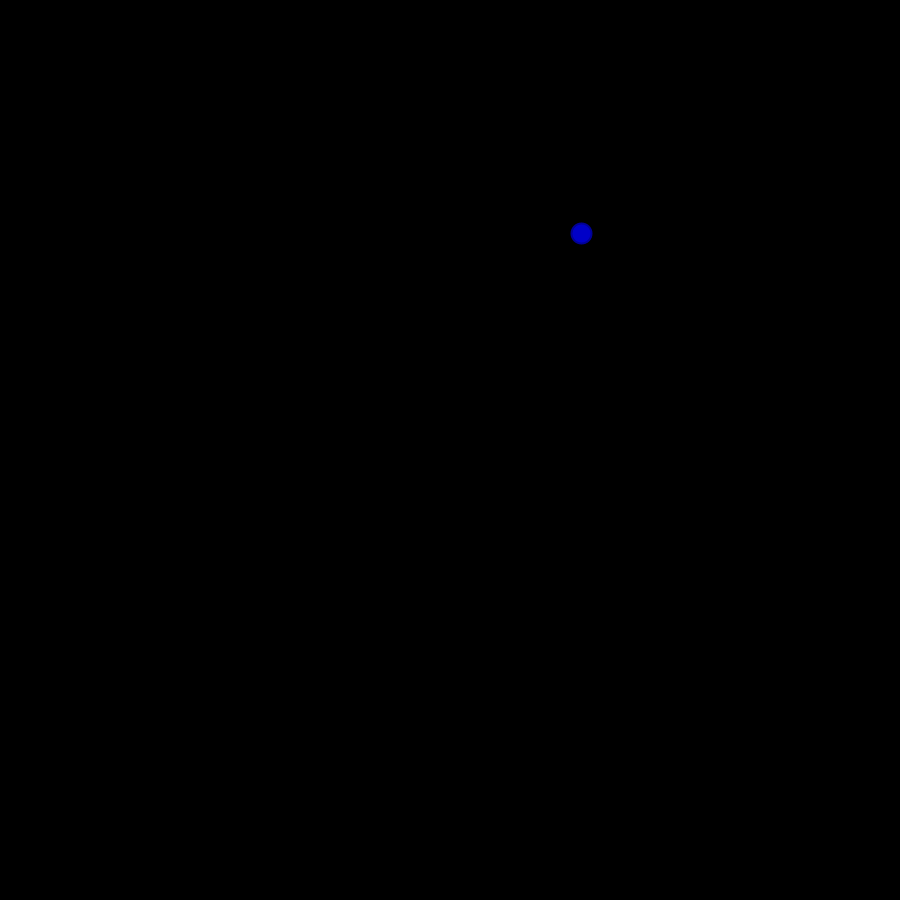
Frame 1 (no input)
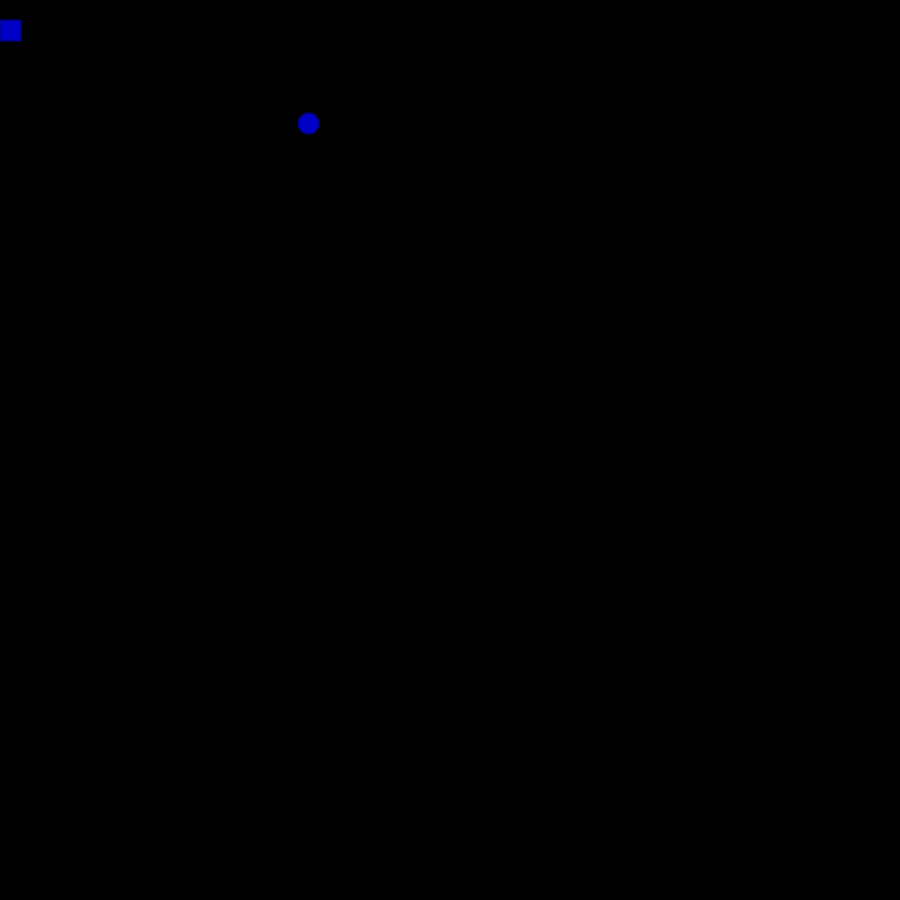
Frame 60 (the mouse pressed at the canvas centre just before this capture)
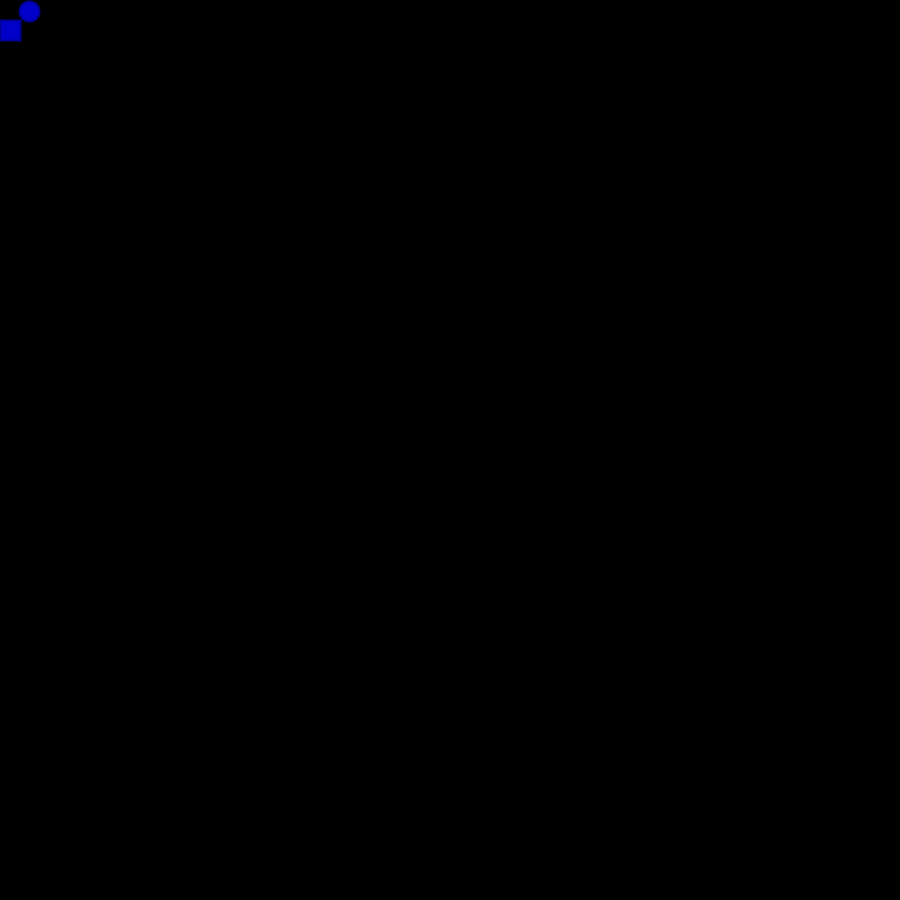
Frame 120 (the mouse held since frame 60 and released just before this capture)

The Processing sketch that drew these frames (run headless with seeded random() and noise(); from frame 60 on, the mouse is pressed at the canvas centre):

// Processing sketch: Skole_Spil__1_
// ── Skole_Spil__1_.pde
float speed = 5.;
float x,y = 20;
int radius = 10, direction = 1;
Boolean started = false;
PVector AI;


void setup() {
  smooth();
  size(900,900);
  
  AI = new PVector(random(width), random(height), 0.);
  ellipseMode(CENTER);
  stroke(150,0,0);
  strokeWeight(3);
  fill(200, 0,0);
 
}

void draw() {
  background(0);
  PC();
  AI();
  
}  
  
void AI() { 
  ellipse(AI.x, AI.y, 20, 20);
  float angle = atan2(key-AI.y, key-AI.x);
  float newX = cos(angle) * speed + AI.x;
  float newY = sin(angle) * speed + AI.y;
  AI.set(newX, newY, 0.); 
  
}

void PC() {
   x=x+speed*direction;
  if((x>width-radius) || (x<radius))
    direction=-direction;
  if(direction==1)
  
  rect(x, y, 20 ,20);
  stroke(0,0,150);
  strokeWeight(2);
  fill(0,0,200);
  
}

void keyPressed()
{
  if(key == CODED)
  {
    if (keyCode == LEFT)
    {
      if (direction>0) direction=-direction;
    }
    if(keyCode == RIGHT)
    {
      if (direction<0) direction=-direction;
    }
   
  }
}
